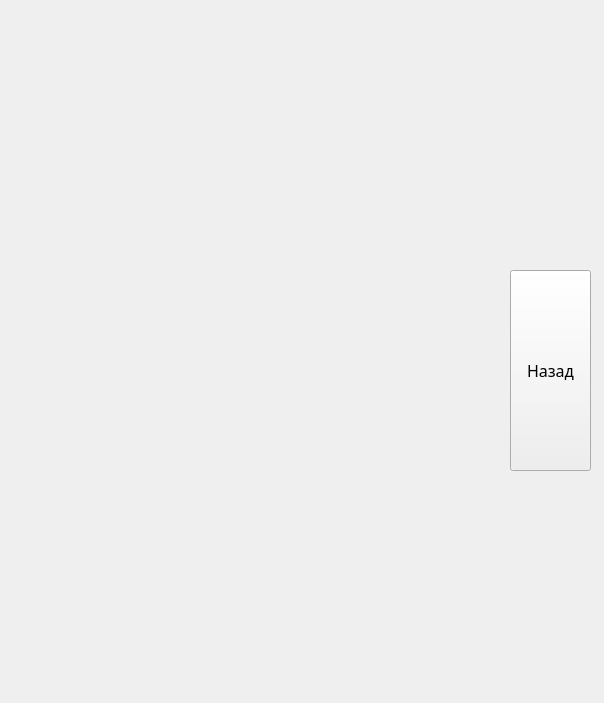
<?xml version="1.0" encoding="UTF-8"?>
<ui version="4.0">
 <class>Form</class>
 <widget class="QWidget" name="Form">
  <property name="geometry">
   <rect>
    <x>0</x>
    <y>0</y>
    <width>604</width>
    <height>703</height>
   </rect>
  </property>
  <property name="windowTitle">
   <string>Form</string>
  </property>
  <widget class="QLabel" name="label">
   <property name="geometry">
    <rect>
     <x>-650</x>
     <y>-380</y>
     <width>1631</width>
     <height>1111</height>
    </rect>
   </property>
   <property name="text">
    <string/>
   </property>
   <property name="pixmap">
    <pixmap>фон.png</pixmap>
   </property>
  </widget>
  <widget class="QPushButton" name="nazad">
   <property name="geometry">
    <rect>
     <x>510</x>
     <y>270</y>
     <width>81</width>
     <height>201</height>
    </rect>
   </property>
   <property name="font">
    <font>
     <family>Segoe Print</family>
     <pointsize>12</pointsize>
    </font>
   </property>
   <property name="text">
    <string>Назад</string>
   </property>
  </widget>
  <widget class="QLabel" name="label_2">
   <property name="geometry">
    <rect>
     <x>10</x>
     <y>0</y>
     <width>491</width>
     <height>691</height>
    </rect>
   </property>
   <property name="text">
    <string/>
   </property>
   <property name="pixmap">
    <pixmap>4.png</pixmap>
   </property>
  </widget>
 </widget>
 <resources/>
 <connections/>
</ui>
